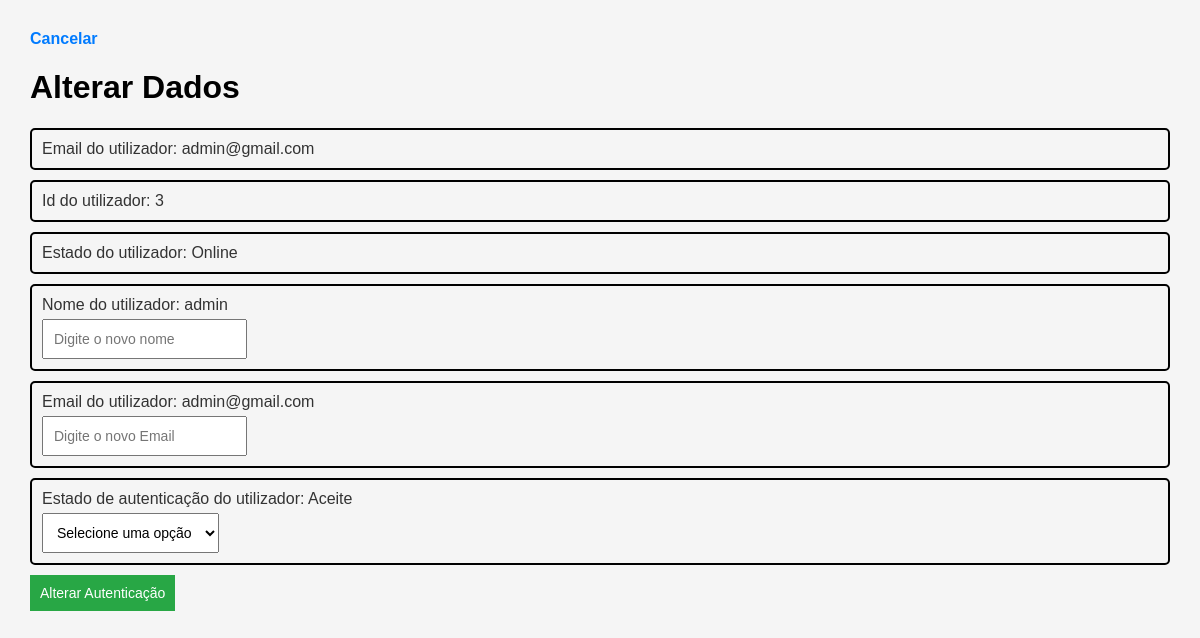
Page /paginas/acoes.php?editarConta=admin@gmail.com (signed in) on the earlier database version.
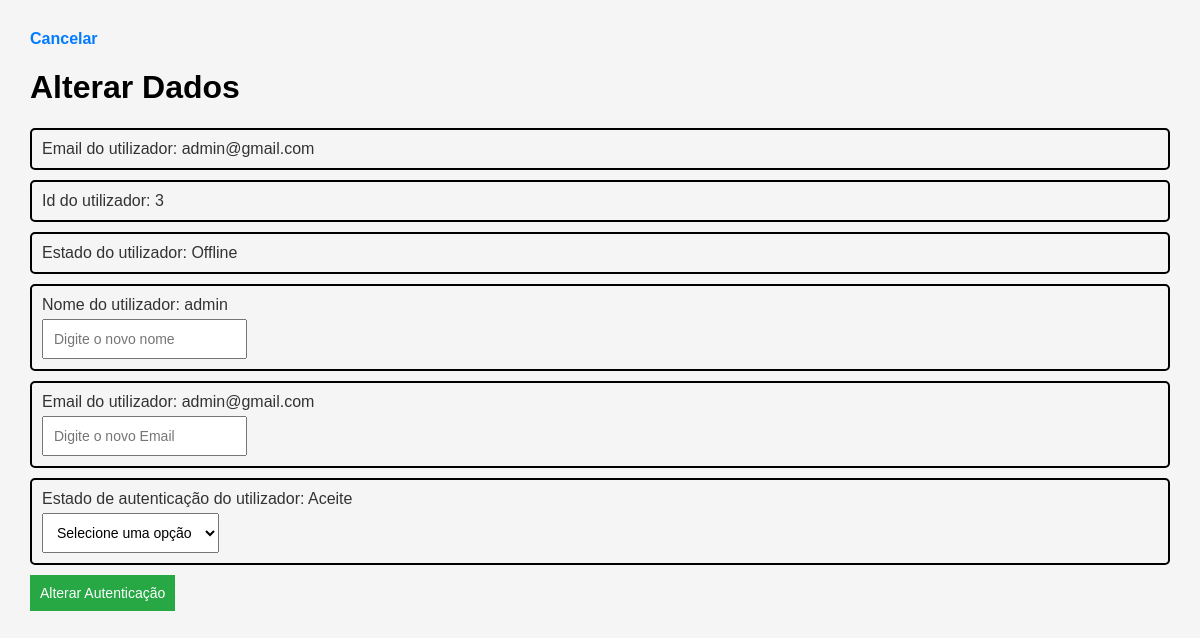
Same page on the later database version.
### tables this page shows
CREATE TABLE IF NOT EXISTS `users` (
  `Id_User` int(11) NOT NULL AUTO_INCREMENT,
  `Nome` varchar(30) NOT NULL,
  `Email` varchar(64) NOT NULL,
  `Password` varchar(64) NOT NULL,
  `Autenticacao` varchar(45) NOT NULL DEFAULT 'Pendente',
  `TipoUser` int(11) NOT NULL DEFAULT 1,
  `Estado` varchar(15) NOT NULL DEFAULT 'Offline',
  `Saldo` double NOT NULL DEFAULT 0,
  PRIMARY KEY (`Id_User`)
);

### paginas/acoes.php (the view, shortened to what this page needs)
<html>
</html>
<?php
$user = $_SESSION['user'];
if ($user['TipoUser'] == 1) {
    echo '
    <div style="text-align: left; margin-bottom: 5px;">
        <a href="../paginas/perfil.php">Cancelar</a><br>
    </div>
    ';
} else {
    echo '
    <div style="text-align: left; margin-bottom: 5px;">
        <a href="../paginas/gestao_utilizadores.php">Cancelar</a><br>
    </div>
    ';
}
if (isset($_GET['editarConta'])) {
    $user_email = $_GET['editarConta'];
    echo "<h1>Alterar Dados</h1>";
    echo "<p>Email do utilizador: " . $user_email . "</p>";
    $sql = "SELECT * FROM users WHERE Email = '$user_email'";
    if ($result = mysqli_query($conn, $sql)) {
        if (mysqli_num_rows($result) > 0) {
            while ($user = mysqli_fetch_assoc($result)) {
                echo "
                <form method='POST' action=''>
                    <div>
                        <p>Id do utilizador: " . $user['Id_User'] . "</p>
                        <p>Estado do utilizador: " . $user['Estado'] . "</p>
                        <p>
                            <input type='hidden' name='nomeAntigo' value='" . $user['Nome'] . "'>
                            Nome do utilizador: " . $user['Nome'] . "
                            <input type='text' name='novoNome' placeholder='Digite o novo nome' value=''>
                        </p>
                        <p>
                            <input type='hidden' name='emailAntigo' value='" . $user['Email'] . "'>
                            Email do utilizador: " . $user['Email'] . "
                            <input type='text' name='novoEmail' placeholder='Digite o novo Email' value=''>
                        </p>
                        <p>
                            <input type='hidden' name='autenticacaoAntiga' value='" . $user['Autenticacao'] . "'>
                            Estado de autenticação do utilizador: " . $user['Autenticacao'] . "
                                <select id='alterarTipo' name='alterarTipo'>
                                    <option value='' selected disabled>Selecione uma opção</option>
                                    <option value='Aceitar'>Aceitar utilizador</option>
                                    <option value='Pendente'>Colocar Pendente</option>
                                    <option value='Rejeitar'>Rejeitar utilizador</option>
                                </select>
                        </p>
                        <input type='hidden' name='user_id' value='" . $user['Id_User'] . "'>
                        <button type='submit' name='alterarDados'>Alterar Autenticação</button>
                    </div>
                </form>";
            }
        } else {
            echo "<p>Nenhum utilizador encontrado.</p>";
        }
    } else {
        echo "<p>Erro na consulta: " . mysqli_error($conn) . "</p>";
    }
}
?>

Differences in the rows shown:
changed users "admin": Estado "Online" → "Offline"
